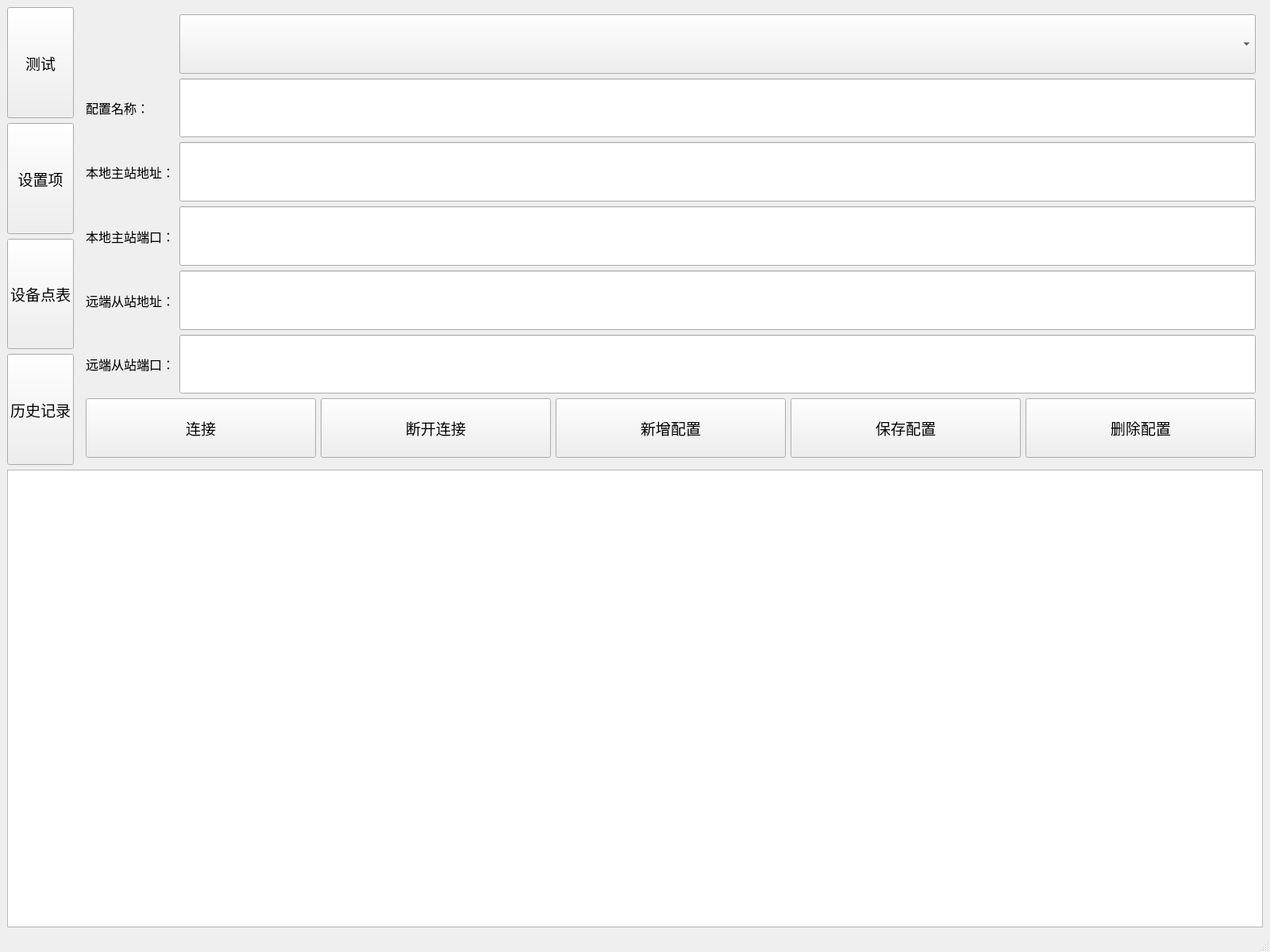
<?xml version="1.0" encoding="UTF-8"?>
<ui version="4.0">
 <class>MainWindow</class>
 <widget class="QMainWindow" name="MainWindow">
  <property name="geometry">
   <rect>
    <x>0</x>
    <y>0</y>
    <width>1600</width>
    <height>1200</height>
   </rect>
  </property>
  <property name="windowTitle">
   <string>MainWindow</string>
  </property>
  <widget class="QWidget" name="centralwidget">
   <layout class="QGridLayout" name="gridLayout">
    <item row="0" column="0">
     <layout class="QVBoxLayout" name="verticalLayout_2">
      <item>
       <widget class="QPushButton" name="testPageButton">
        <property name="sizePolicy">
         <sizepolicy hsizetype="Preferred" vsizetype="Preferred">
          <horstretch>0</horstretch>
          <verstretch>0</verstretch>
         </sizepolicy>
        </property>
        <property name="font">
         <font>
          <pointsize>14</pointsize>
         </font>
        </property>
        <property name="text">
         <string>测试</string>
        </property>
       </widget>
      </item>
      <item>
       <widget class="QPushButton" name="settingPageButton">
        <property name="sizePolicy">
         <sizepolicy hsizetype="Preferred" vsizetype="Preferred">
          <horstretch>0</horstretch>
          <verstretch>0</verstretch>
         </sizepolicy>
        </property>
        <property name="font">
         <font>
          <pointsize>14</pointsize>
         </font>
        </property>
        <property name="text">
         <string>设置项</string>
        </property>
       </widget>
      </item>
      <item>
       <widget class="QPushButton" name="deviceListButton">
        <property name="sizePolicy">
         <sizepolicy hsizetype="Preferred" vsizetype="Preferred">
          <horstretch>0</horstretch>
          <verstretch>0</verstretch>
         </sizepolicy>
        </property>
        <property name="font">
         <font>
          <pointsize>14</pointsize>
         </font>
        </property>
        <property name="text">
         <string>设备点表</string>
        </property>
       </widget>
      </item>
      <item>
       <widget class="QPushButton" name="historyTestButton">
        <property name="sizePolicy">
         <sizepolicy hsizetype="Preferred" vsizetype="Preferred">
          <horstretch>0</horstretch>
          <verstretch>0</verstretch>
         </sizepolicy>
        </property>
        <property name="font">
         <font>
          <pointsize>14</pointsize>
         </font>
        </property>
        <property name="text">
         <string>历史记录</string>
        </property>
       </widget>
      </item>
     </layout>
    </item>
    <item row="1" column="0" colspan="2">
     <widget class="QTableView" name="testTableView">
      <property name="font">
       <font>
        <pointsize>10</pointsize>
       </font>
      </property>
     </widget>
    </item>
    <item row="0" column="1">
     <widget class="QStackedWidget" name="stackedWidget">
      <property name="font">
       <font>
        <pointsize>12</pointsize>
       </font>
      </property>
      <property name="currentIndex">
       <number>1</number>
      </property>
      <widget class="QWidget" name="testPage">
       <widget class="QLabel" name="label_6">
        <property name="geometry">
         <rect>
          <x>90</x>
          <y>40</y>
          <width>491</width>
          <height>41</height>
         </rect>
        </property>
        <property name="text">
         <string>主测试界面</string>
        </property>
       </widget>
      </widget>
      <widget class="QWidget" name="settingPage">
       <layout class="QGridLayout" name="gridLayout_2">
        <item row="6" column="0">
         <widget class="QLabel" name="label_5">
          <property name="font">
           <font>
            <pointsize>12</pointsize>
           </font>
          </property>
          <property name="text">
           <string>远端从站端口：</string>
          </property>
         </widget>
        </item>
        <item row="2" column="1">
         <widget class="QLineEdit" name="nameEdit">
          <property name="sizePolicy">
           <sizepolicy hsizetype="Preferred" vsizetype="Preferred">
            <horstretch>0</horstretch>
            <verstretch>0</verstretch>
           </sizepolicy>
          </property>
          <property name="font">
           <font>
            <pointsize>12</pointsize>
           </font>
          </property>
         </widget>
        </item>
        <item row="3" column="1">
         <widget class="QLineEdit" name="localMasterAddrEdit">
          <property name="sizePolicy">
           <sizepolicy hsizetype="Preferred" vsizetype="Preferred">
            <horstretch>0</horstretch>
            <verstretch>0</verstretch>
           </sizepolicy>
          </property>
          <property name="font">
           <font>
            <pointsize>12</pointsize>
           </font>
          </property>
         </widget>
        </item>
        <item row="0" column="1">
         <widget class="QComboBox" name="settingComboBox">
          <property name="sizePolicy">
           <sizepolicy hsizetype="Expanding" vsizetype="Preferred">
            <horstretch>0</horstretch>
            <verstretch>0</verstretch>
           </sizepolicy>
          </property>
         </widget>
        </item>
        <item row="5" column="1">
         <widget class="QLineEdit" name="remoteSlaveAddrEdit">
          <property name="sizePolicy">
           <sizepolicy hsizetype="Preferred" vsizetype="Preferred">
            <horstretch>0</horstretch>
            <verstretch>0</verstretch>
           </sizepolicy>
          </property>
          <property name="font">
           <font>
            <pointsize>12</pointsize>
           </font>
          </property>
         </widget>
        </item>
        <item row="4" column="1">
         <widget class="QLineEdit" name="localMasterPortEdit">
          <property name="sizePolicy">
           <sizepolicy hsizetype="Preferred" vsizetype="Preferred">
            <horstretch>0</horstretch>
            <verstretch>0</verstretch>
           </sizepolicy>
          </property>
          <property name="font">
           <font>
            <pointsize>12</pointsize>
           </font>
          </property>
         </widget>
        </item>
        <item row="4" column="0">
         <widget class="QLabel" name="label_3">
          <property name="font">
           <font>
            <pointsize>12</pointsize>
           </font>
          </property>
          <property name="text">
           <string>本地主站端口：</string>
          </property>
         </widget>
        </item>
        <item row="5" column="0">
         <widget class="QLabel" name="label_4">
          <property name="font">
           <font>
            <pointsize>12</pointsize>
           </font>
          </property>
          <property name="text">
           <string>远端从站地址：</string>
          </property>
         </widget>
        </item>
        <item row="0" column="0">
         <spacer name="horizontalSpacer">
          <property name="orientation">
           <enum>Qt::Horizontal</enum>
          </property>
          <property name="sizeType">
           <enum>QSizePolicy::Preferred</enum>
          </property>
          <property name="sizeHint" stdset="0">
           <size>
            <width>40</width>
            <height>20</height>
           </size>
          </property>
         </spacer>
        </item>
        <item row="6" column="1">
         <widget class="QLineEdit" name="remoteSlavePortEdit">
          <property name="sizePolicy">
           <sizepolicy hsizetype="Preferred" vsizetype="Preferred">
            <horstretch>0</horstretch>
            <verstretch>0</verstretch>
           </sizepolicy>
          </property>
          <property name="font">
           <font>
            <pointsize>12</pointsize>
           </font>
          </property>
         </widget>
        </item>
        <item row="7" column="0" colspan="2">
         <layout class="QHBoxLayout" name="horizontalLayout_2">
          <item>
           <widget class="QPushButton" name="connectButton">
            <property name="sizePolicy">
             <sizepolicy hsizetype="Minimum" vsizetype="Preferred">
              <horstretch>0</horstretch>
              <verstretch>0</verstretch>
             </sizepolicy>
            </property>
            <property name="font">
             <font>
              <pointsize>14</pointsize>
             </font>
            </property>
            <property name="text">
             <string>连接</string>
            </property>
           </widget>
          </item>
          <item>
           <widget class="QPushButton" name="disconnectButton">
            <property name="sizePolicy">
             <sizepolicy hsizetype="Minimum" vsizetype="Preferred">
              <horstretch>0</horstretch>
              <verstretch>0</verstretch>
             </sizepolicy>
            </property>
            <property name="font">
             <font>
              <pointsize>14</pointsize>
             </font>
            </property>
            <property name="text">
             <string>断开连接</string>
            </property>
           </widget>
          </item>
          <item>
           <widget class="QPushButton" name="newSettingButton">
            <property name="sizePolicy">
             <sizepolicy hsizetype="Minimum" vsizetype="Preferred">
              <horstretch>0</horstretch>
              <verstretch>0</verstretch>
             </sizepolicy>
            </property>
            <property name="font">
             <font>
              <pointsize>14</pointsize>
             </font>
            </property>
            <property name="text">
             <string>新增配置</string>
            </property>
           </widget>
          </item>
          <item>
           <widget class="QPushButton" name="saveSettingButton">
            <property name="sizePolicy">
             <sizepolicy hsizetype="Minimum" vsizetype="Preferred">
              <horstretch>0</horstretch>
              <verstretch>0</verstretch>
             </sizepolicy>
            </property>
            <property name="font">
             <font>
              <pointsize>14</pointsize>
             </font>
            </property>
            <property name="text">
             <string>保存配置</string>
            </property>
           </widget>
          </item>
          <item>
           <widget class="QPushButton" name="deleteSettingButton">
            <property name="sizePolicy">
             <sizepolicy hsizetype="Minimum" vsizetype="Preferred">
              <horstretch>0</horstretch>
              <verstretch>0</verstretch>
             </sizepolicy>
            </property>
            <property name="font">
             <font>
              <pointsize>14</pointsize>
             </font>
            </property>
            <property name="text">
             <string>删除配置</string>
            </property>
           </widget>
          </item>
         </layout>
        </item>
        <item row="3" column="0">
         <widget class="QLabel" name="label_2">
          <property name="font">
           <font>
            <pointsize>12</pointsize>
           </font>
          </property>
          <property name="text">
           <string>本地主站地址：</string>
          </property>
         </widget>
        </item>
        <item row="2" column="0">
         <widget class="QLabel" name="label">
          <property name="font">
           <font>
            <pointsize>12</pointsize>
           </font>
          </property>
          <property name="text">
           <string>配置名称：</string>
          </property>
         </widget>
        </item>
       </layout>
      </widget>
     </widget>
    </item>
   </layout>
  </widget>
  <widget class="QMenuBar" name="menubar">
   <property name="geometry">
    <rect>
     <x>0</x>
     <y>0</y>
     <width>1600</width>
     <height>19</height>
    </rect>
   </property>
  </widget>
  <widget class="QStatusBar" name="statusbar"/>
 </widget>
 <resources/>
 <connections/>
</ui>
